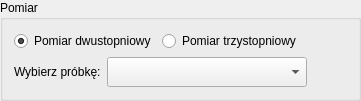
                     <widget class="QGroupBox" name="groupBoxInitialDataMeasure">
                      <property name="title">
                       <string>Pomiar</string>
                      </property>
                      <layout class="QVBoxLayout" name="verticalLayout_14">
                       <item>
                        <layout class="QHBoxLayout" name="horizontalLayout_4">
                         <item>
                          <widget class="QRadioButton" name="radioMeasureSecond">
                           <property name="toolTip">
                            <string>Wyznaczenie gęstości pozornej i objętości materiałów niewchłaniających wody.
Odpowiedni dla materiałów o zwartej strukturze, nienasiąkliwych.</string>
                           </property>
                           <property name="text">
                            <string>Pomiar dwustopniowy</string>
                           </property>
                           <property name="checked">
                            <bool>true</bool>
                           </property>
                          </widget>
                         </item>
                         <item>
                          <widget class="QRadioButton" name="radioMeasureTriple">
                           <property name="toolTip">
                            <string>Wyznaczenie gęstości pozornej, porowatości otwartej oraz nasiąkliwości materiałów porowatych.
Odpowiedni dla materiałów wchłaniających wodę (ceramika, skały osadowe, betony, itp.).</string>
                           </property>
                           <property name="text">
                            <string>Pomiar trzystopniowy</string>
                           </property>
                          </widget>
                         </item>
                         <item>
                          <spacer name="horizontalSpacer_21">
                           <property name="orientation">
                            <enum>Qt::Orientation::Horizontal</enum>
                           </property>
                           <property name="sizeHint" stdset="0">
                            <size>
                             <width>40</width>
                             <height>20</height>
                            </size>
                           </property>
                          </spacer>
                         </item>
                        </layout>
                       </item>
                       <item>
                        <layout class="QHBoxLayout" name="horizontalLayout_11">
                         <item>
                          <widget class="QLabel" name="labelSelectSample">
                           <property name="text">
                            <string>Wybierz próbkę:</string>
                           </property>
                          </widget>
                         </item>
                         <item>
                          <widget class="QComboBox" name="comboBoxSampleSelection">
                           <property name="minimumSize">
                            <size>
                             <width>200</width>
                             <height>30</height>
                            </size>
                           </property>
                          </widget>
                         </item>
                         <item>
                          <spacer name="horizontalSpacer_20">
                           <property name="orientation">
                            <enum>Qt::Orientation::Horizontal</enum>
                           </property>
                           <property name="sizeHint" stdset="0">
                            <size>
                             <width>40</width>
                             <height>20</height>
                            </size>
                           </property>
                          </spacer>
                         </item>
                        </layout>
                       </item>
                      </layout>
                     </widget>
